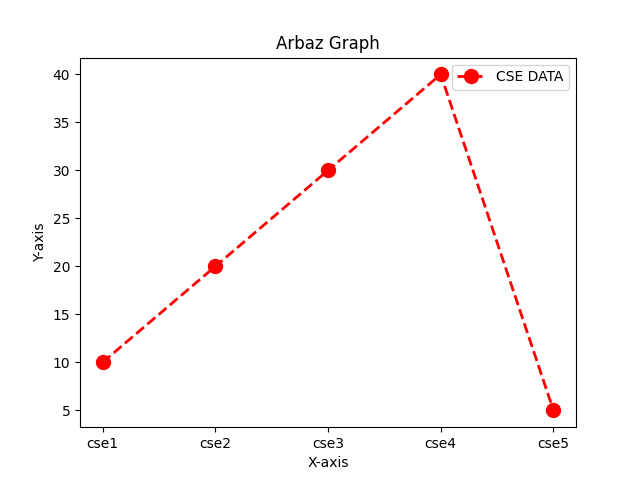

This chart was generated by the following Python code:
import matplotlib.pyplot as plt

x = ['cse1', 'cse2', 'cse3', 'cse4', 'cse5']
y = [10, 20, 30, 40, 5]
# plt.plot(x,y)
# plt.scatter(x,y)
plt.plot(x, y, label='CSE DATA', color='red', marker='o', markersize=10, linestyle='--', linewidth=2)
plt.legend()
plt.title("Arbaz Graph")
plt.xlabel("X-axis")
plt.ylabel("Y-axis")
plt.savefig('5.png')
plt.show()
